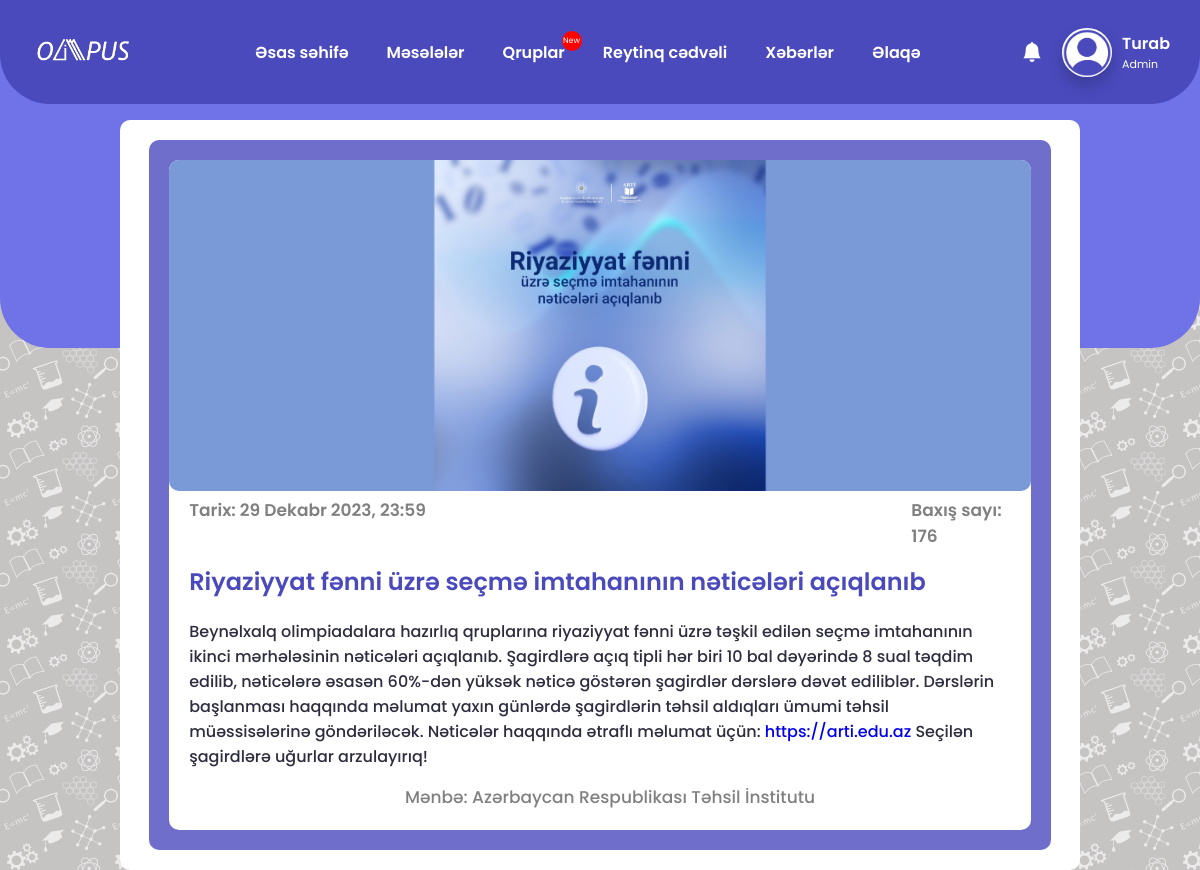
Screenshot of /news/1/ (signed in) with the database file from the repository.
### base/models.py (models this page shows, shortened)
class Account(models.Model):
    username=models.CharField(max_length=20)
    fullname=models.CharField(max_length=100,blank=True)
    email=models.CharField(max_length=50)
    password=models.CharField(max_length=50)
    profile_photo=models.ImageField(upload_to='profile_photos/', default='profile_photos/default_pp.png')
    point=models.IntegerField(default=0)
    admin_tag=models.BooleanField(default=False)
    teacher_tag=models.BooleanField(default=False)
    clever_tag=models.BooleanField(default=False)
    olympian_tag=models.BooleanField(default=False)
    groups=models.CharField(max_length=1000000,default='%')
    requests=models.CharField(max_length=1000000,default='%')

class News(models.Model):
    heading=models.CharField(max_length=100)
    context=models.CharField(max_length=100000000000)
    urls=models.CharField(max_length=100000000000,default="%&")
    poster=models.ImageField(upload_to='news/')
    source=models.CharField(max_length=100, default="")
    date=models.DateTimeField(auto_now_add=True)
    views=models.IntegerField(default=0)

### base/views.py (the view)
# urls.py: path("news/<int:id>/", views.news_view, name="news_view"),
def news_view(request,id):
    user=islogin(request)
    news=News.objects.get(id=id)
    news.views+=1
    news.save()
    context=news.context.split("%url%")
    urls=news.urls.split("%&")[1:]
    d={}
    for i in range(len(context)):
        d[i]=context[i]
    return render(request, "news_view.html", {"news":news,"context":d,"urls":urls,"islogin":user,"notifications":Notification.objects.filter(user=user).order_by('-date')})

### base/templatetags/tags.py (called while the page is built)
@register.filter
def index(l,ind):
    return l[ind]

### base/views.py (called while the page is built)
def islogin(request):
    if 'username' in request.session:
        user=Account.objects.get(username=request.session['username'])
        return user
    return False

### templates/news_view.html (shortened to what this page needs)
<!DOCTYPE html>
<html lang="en">
<head>
    <link rel="stylesheet" href="/static/css/news_view.css">
</head>
<body>
    {% include 'navbar.html' %}
    <div class="news_container_all">
        <div class="news_container">
            <div class="news_container_children">
                <img src="{{ news.poster.url }}" class="news_poster_view">
                <div class="text_date_view">
                    <p class="date_added_view">Tarix: {{news.date}}</p>
                    <p class="views_of_news">Baxış sayı: {{news.views}}</p>
                </div>
                <h2 class="news_heading_view">{{ news.heading }}</h2>
                <p class="news_context_view">
                    {% load tags %}
                    {% for url,new in context.items %}
                    {{ new }}
                    <a href="{{ urls|index:url }}">{{ urls|index:url }}</a>
                    {% endfor %}
                </p>
                <p class="news_source_view">Mənbə: {{news.source}}</p>
            </div>
        </div>
    </div>
</body>
</html>

### templates/navbar.html (shortened to what this page needs)
<header>
    <link href="https://cdn.jsdelivr.net/npm/remixicon@2.2.0/fonts/remixicon.css" rel="stylesheet">
    <link rel="stylesheet" href="https://unpkg.com/boxicons@latest/css/boxicons.min.css">
    <link rel="stylesheet" href="https://cdn.jsdelivr.net/npm/bootstrap-icons@1.10.5/font/bootstrap-icons.css">
    <link rel="stylesheet" type="text/css" href="/static/css/navbar.css">
    <a href="{% url 'base' %}" class="logo"><img width="100" class="logo_href" src="/static/images/logo.png" alt="Logo"></a>
    <div class="navbar-all-elements">
        <ul class="navlist">
            <li><button class="dropbtn"><a href="{% url 'base' %}">Əsas səhifə</a></button></li>
            <li>
            <div class="dropdown">
                <div class="buttons_drop">
                    <button class="dropbtn" id="dropbtn_prob"><a href="{% url 'problems_main' %}">Məsələlər</a><button class="icon_opening"></button></button>
                </div>
            </div>
            </li>
            <li id="group_not"><button class="dropbtn"><a href="{% url 'groups_main' %}">Qruplar</button></a>{% if islogin.requests|length > 1 %}<p class="notify_group">New</p>{% endif %}</li>
            <li><button class="dropbtn"><a href="{% url 'ranking' %}">Reytinq cədvəli</a></button></li>
            <li><button class="dropbtn"><a href="{% url 'news' %}">Xəbərlər</a></button></li>
            <li><button class="dropbtn"><a href="{% url 'contact' %}">Əlaqə</a></button></li>
        </ul>
        {% if islogin == False %}
        <div class="forms-all">
            <div class="users-section">
                <a href="{% url 'login' %}"><button class="login">Daxil ol</button></a>
                <a href="{% url 'register' %}"><button class="register">Qeydiyyat</button></a>
            </div>
        </div>
        {% else %}
        <div class="pp_all">
            <div class="profile-section">
                <div class="notificatons_whole">
                    <button class="notification_btn" onclick="open_notifications()"><i class="bi bi-bell-fill"></i></button>
                </div>
                <a href="{% url 'profile' islogin.username %}" class="pp_place"><img class="profile_photo" src="/media/{{ islogin.profile_photo }}"></i></a>
                <div class="user">
                    <h3 class="username_txt"><a href="{% url 'profile' islogin.username %}" style="text-decoration:none; color:white;">{{ islogin.username }}</a></h3>
                    {% if islogin.admin_tag %}
                    <h6 class="user_tag">Admin</h6>
                    {% elif islogin.teacher_tag %}
                    <h6 class="user_tag">Teacher</h6>
                    {% elif islogin.clever_tag %}
                    <h6 class="user_tag">Clever</h6>
                    {% elif islogin.olympian_tag %}
                    <h6 class="user_tag">Olympian</h6>
                    {% endif %}
                </div>
            </div>
        </div>
        {% endif %}
    </div>
</header>

### static/css/news_view.css (style rules this page uses)
* { padding: 0; margin: 0; font-family: "Poppins", sans-serif; text-decoration: none; list-style: none; box-sizing: border-box; }
body { background: #c6c3c3; }
.news_container_all { width: 80%; padding: 20px; background-color: white; border-radius: 10px; margin: 0 auto; margin-top: 120px; }
.news_container { width: 98%; padding: 20px; background-color: #6f6fcb; border-radius: 10px; margin: 0 auto; }
.news_container_children { background-color: white; padding-bottom: 20px; border-radius: 10px; }
.news_poster_view { width: 100%; display: block; margin: 0 auto; border-radius: 10px; }
.news_heading_view { color: #4a4abd; padding: 10px; padding-left: 20px; padding-top: 15px; font-weight: 600; }
.text_date_view { display: flex; }
.date_added_view { color: grey; font-size: 17px; font-weight: 600; padding-top: 6px; padding-left: 20px; width: 87%; }
.views_of_news { color: grey; font-size: 17px; font-weight: 600; padding-top: 6px; }
.news_context_view { font-size: 16px; font-weight: 500; padding-left: 20px; padding-right: 20px; padding-top: 10px; color: #2d2d3f; }
.news_source_view { color: grey; font-size: 17px; font-weight: 500; padding-top: 15px; padding-left: 20px; text-align: center; }

### static/css/navbar.css (style rules this page uses)
* { padding: 0; margin: 0; font-family: "Poppins", sans-serif; text-decoration: none; list-style: none; box-sizing: border-box; }
body { background: #c6c3c3; background-image: url('/static/images/bg-design.png'); }
header { position: fixed; right: 0; top: 0; z-index: 100; width: 100%; height: 12%; display: flex; align-items: center; padding: 33px 9%; background: #4a4abd 75.52%; border-bottom-left-radius: 50px; border-bottom-right-radius: 50px; }
.logo_href { vertical-align: middle; }
.notification_btn { background-color: transparent; border:0; color: white; cursor: pointer; font-size: 20px; padding-right: 10px; padding-left: 90px; }
.navbar-all-elements { display: flex; align-items: center; }
.navlist { margin-left: 100px; display: flex; align-items: center; margin-bottom: 0rem; padding-left: 0rem; }
.navlist .dropbtn a { text-decoration: none; color:white; }
#group_not { display: flex; align-items: center; }
.notify_group { position: absolute; margin-left: 78px; margin-top: -22px; text-decoration: none; text-align: center; background-color: red; color: white; width: 20px; height: 20px; border-radius: 100%; padding: 5px; font-size: 8px; font-weight: 400; cursor: default; display: flex; justify-content: center; align-items: center; }
#dropbtn_prob { display: flex; align-items: center; }
.navlist button { background-color: transparent; color: white; font-size: 1rem; font-weight: 600; padding: 0 19px; border-radius: 25px; cursor: pointer; border: transparent; text-align: center; }
.buttons_drop { display: flex; }
.pp_all { position: absolute; display: flex; align-items: center; right: 0; }
header .profile-section { position: relative; border-bottom-right-radius: 50px; border-bottom-left-radius: 20px; border-top-left-radius: 20px; background-color: rgba(255, 255, 255, 0); height: 80%; width: auto; justify-content: right; align-items:center; display:flex; }
header .profile-section a { height: 70px; width: 70px; border-bottom-left-radius: 20px; border-top-left-radius: 20px; background-color: rgba(255, 255, 255, 0); }
header .profile-section a img { max-height: 70%; border-radius: 100%; box-shadow: 0px 8px 16px 0px rgba(0,0,0,0.2); z-index: 102; height: 50px; width: 50px; margin-right: 10px; margin-left: 10px; margin-top: 15%; }
header .profile-section .user { margin-right: 30px; }
header .profile-section .user .username_txt { font-size: 16px; font-weight: 600; color: #ffffff; }
header .profile-section .user .user_tag { font-size: 11px; font-weight: 400; color: #ffffff; }
@media (max-width: 1535px) { header { padding: 30px 3%; transition: .2s; } }

### rows the page displays
Account: profile_photo (placeholder picture), username "Turab"
News: poster (picture), date "29 Dekabr 2023, 23:59", views "176", heading "Riyaziyyat fənni üzrə seçmə imtahanının nəticələri açıqlanıb", source "Azərbaycan Respublikası Təhsil İnstitutu"

### other values shown
{{ urls|index:url }} "https://arti.edu.az"
{{ new }} "Seçilən şagirdlərə uğurlar arzulayırıq!"
